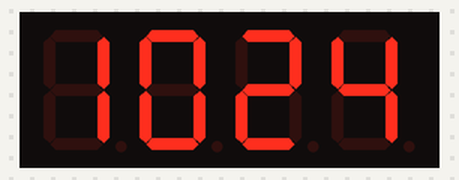
The sketch below on a simulated Arduino Uno, built with avr-gcc and run on an emulated ATmega328P. On the bench: 4-digit seven-segment display. Wiring (inferred from the names in the program): 4-digit 7-segment display, segments lit when LOW: segments pin 2, pin 3, pin 4, pin 5, pin 6, pin 7, pin 8, pin 9; digit selects pin 10, pin 11, pin 12, pin 13. The local clock reads 2024-03-15 10:24:30 at power-on unless the sketch sets it; the segment pins are drawn as the display they are named for.

Above: at 0.1 s.
At 90.1 s:
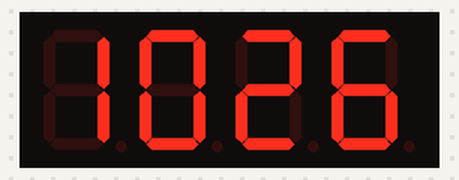

The sketch:

4segs.ino
```cpp
#include "RTClib.h"
/* Declara o RTC DS3132 */
RTC_DS3231 rtc;

#define CTL_0 10
#define CTL_1 11
#define CTL_2 12
#define CTL_3 13

#define DELAY 2

/* Codificação dos números em 7 segmentos (ativo em 0) */
/* ABCD EFG. */
int nums[16]{
    B00000011, /*0*/
    B10011111, /*1*/
    B00100101, /*2*/
    B00001101, /*3*/
    B10011001, /*4*/
    B01001001, /*5*/
    B01000001, /*6*/
    B00011111, /*7*/
    B00000001, /*8*/
    B00011001, /*9*/
    B00010001, /*a*/
    B11000001, /*b*/
    B01100011, /*c*/
    B10000101, /*d*/
    B01100001, /*e*/
    B01110001, /*f*/
};

int segs[8] = {2, 3, 4, 5, 6, 7, 8, 9}; /*a b c d e f g .*/
int ctls[4] = {10, 11, 12, 13};         /* MS . . . . LS */

void printNum(int num, int disp) {
  for (int i = 0; i < 4; i++)
    digitalWrite(ctls[i], LOW);
  for (int i = 0; i < 8; i++) {
    //digitalWrite(segs[7 - i], !(nums[num] & (1 << i))); /* Modo Negado */
    digitalWrite(segs[7 - i], nums[num] & (1 << i)); /* Modo Normal */
  }
  digitalWrite(disp, HIGH);
  delay(DELAY);
}

void setup() {

  rtc.begin();
  Serial.begin(9600);

  /* Arruma o horário baseado na hora de compilação do sketch */
  /* Descomente na primeira vez que for rodar o programa e depois comente
   * novamente */
  // rtc.adjust(DateTime(F(__DATE__), F(__TIME__)));

  /* Define todos os pinos como saída */
  for (int i = 2; i <= 13; i++) {
    pinMode(i, OUTPUT);
  }
}

void writeHour(DateTime now) {
  int horario[4];
  horario[0] = now.hour() / 10;
  horario[1] = now.hour() % 10;
  horario[2] = now.minute() / 10;
  horario[3] = now.minute() % 10;

  for (int i = 0; i < 4; i++) {
    printNum(horario, 1);
    delay(DELAY);
  }
}

void loop() {

  DateTime now = rtc.now();
  int horario[4];
  horario[0] = now.hour() / 10;
  horario[1] = now.hour() % 10;
  horario[2] = now.minute() / 10;
  horario[3] = now.minute() % 10;

  int i = 0;
  printNum(horario[0], ctls[i % 4 + 0]);
  printNum(horario[1], ctls[i % 4 + 1]);
  printNum(horario[2], ctls[i % 4 + 2]);
  printNum(horario[3], ctls[i % 4 + 3]);
}
```

Measured:
- what the display in image 0 shows lasts 30.1 s, from 0.0 s to 30.1 s
